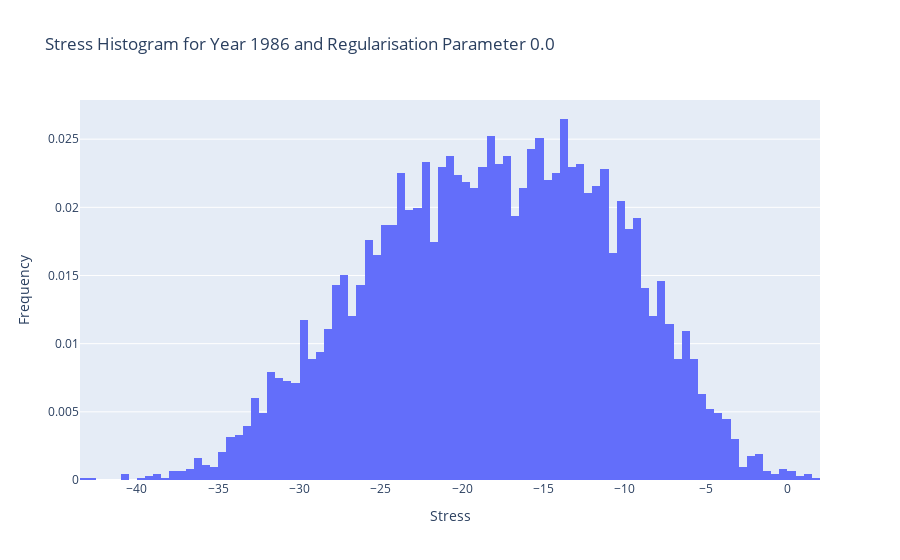
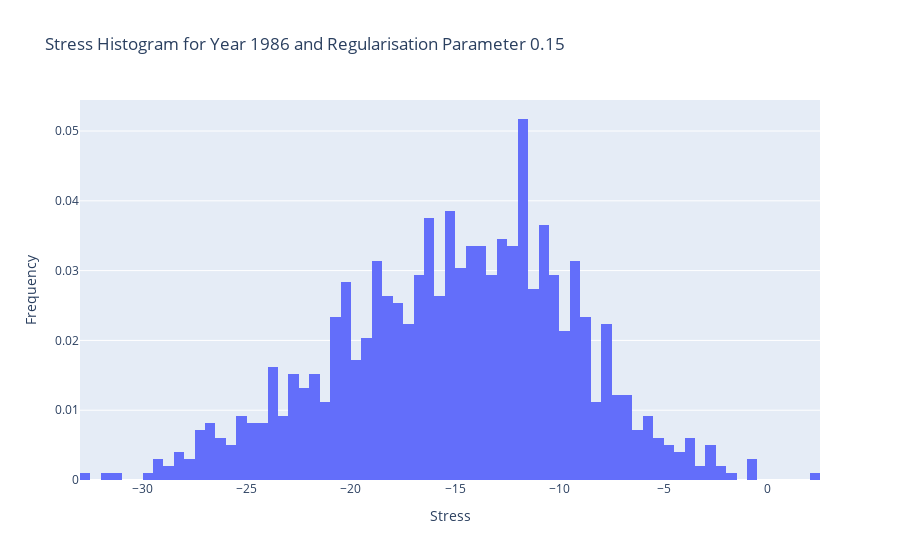

Notebook code for these charts, in order:
### Code cell
import pandas as pd
import plotly.graph_objects as go
import ast
from ipywidgets import interact, FloatSlider, IntSlider

stress_vector_df = pd.read_csv("../out/analyses/regularisation_robustness_analysis_dataframe_stress_histograms.csv", index_col=0)

print(stress_vector_df["total_stress_vectors"][0])

# Define the interactive function
def plot_histogram(year, R, ballot):
    df_year = stress_vector_df[stress_vector_df["start_year"] == year]
    df_R = df_year[df_year["R"] == R]

    stress_vec = []
    if not df_R.empty:
        if ballot == 0:
            stress_vec = df_R["total_stress_vectors"].values[0]
        else:
            stress_vec = df_R[f"BALLOT_{ballot}_stress_vectors"].values[0]        
            
        stress_vec = ast.literal_eval(stress_vec) # For some reason when I import the df from csv, the stress vector is a string. This fixes the issue. 

        fig = go.Figure(data=[go.Histogram(x=stress_vec, nbinsx=100, histnorm='probability')])
        
        fig.update_layout(
        title=f'Stress Histogram for Year {year} and Regularisation Parameter {R}',
        xaxis_title='Stress',
        yaxis_title='Frequency'
        # Make x- and y-axes constant for all plots
        # xaxis=dict(range=[0, 1]),
        # yaxis=dict(range=[0, 1])
        )
        fig.show()

# Get unique years and R values
years = sorted(stress_vector_df["start_year"].unique())
R_values = sorted(stress_vector_df["R"].unique())

# Create interactive widget with sliders
year_slider = IntSlider(min=min(years), max=max(years), step=1, value=min(years))
R_slider = FloatSlider(min=min(R_values), max=max(R_values), step=0.01, value=min(R_values))
ballot_slider = IntSlider(min=0, max=3, step=1, value=0)


interact(plot_histogram, year=year_slider, R=R_slider, ballot=ballot_slider)

### Figure 1 — Plotly figure (JSON) as saved in the notebook; plotly's stock layout.template omitted (floating-point values rounded to 4 significant figures; data arrays with more than 128 entries replaced by an {"elided": "..."} marker saying what was removed)
{"data": [{"histnorm": "probability", "nbinsx": 100, "type": "histogram", "x": {"elided": "6307 float values"}}], "layout": {"title": {"text": "Stress Histogram for Year 1986 and Regularisation Parameter 0.0"}, "xaxis": {"title": {"text": "Stress"}}, "yaxis": {"title": {"text": "Frequency"}}}}

### Figure 2 — Plotly figure (JSON) as saved in the notebook; plotly's stock layout.template omitted (floating-point values rounded to 4 significant figures; data arrays with more than 128 entries replaced by an {"elided": "..."} marker saying what was removed)
{"data": [{"histnorm": "probability", "nbinsx": 100, "type": "histogram", "x": {"elided": "986 float values"}}], "layout": {"title": {"text": "Stress Histogram for Year 1986 and Regularisation Parameter 0.15"}, "xaxis": {"title": {"text": "Stress"}}, "yaxis": {"title": {"text": "Frequency"}}}}
